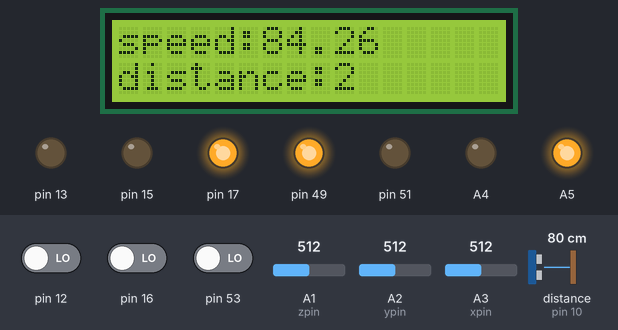
This sketch was run on a simulated Arduino Mega 2560, built with avr-gcc and run on an emulated ATmega2560. Shown: 16×2 character LCD, output pins drawn as LEDs (lit = HIGH). Wiring (inferred from the names in the program): ultrasonic range finder: trigger pin 9; echo pin 10. The inputs (shaded band) are chosen by the test bench; at power-on: pin 16 LOW, A1 (zpin) = 512, pin 12 LOW, pin 53 LOW, A2 (ypin) = 512, A3 (xpin) = 512, distance to the obstacle (sensor on pin 10) 80 cm. The echo pulse lasts 58.3 µs per cm; pins used as bus, display or sensor lines are not drawn; what the sketch prints to the serial monitor is not drawn.

Above: at 1.2 s.
1.3 s: pin 16 driven HIGH
At 1.6 s:
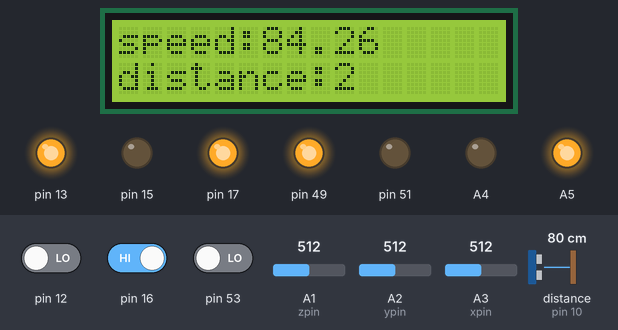
7.4 s: A1 (zpin) set to 111
10.4 s: A1 (zpin) set to 91
11.9 s: pin 16 driven LOW
At 12.3 s:
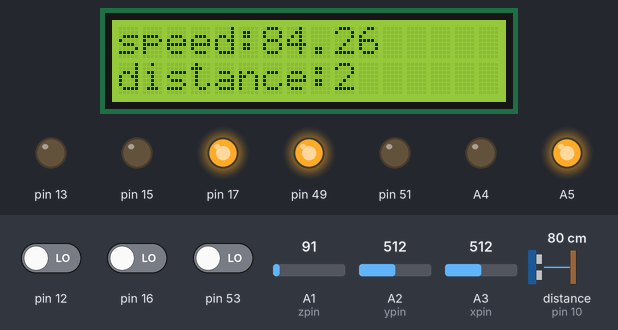
Timing chart, 0 to 14.4 s (numbered marks = the images above; inputs shaded):
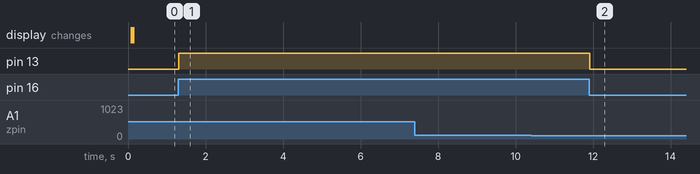

Measured:
- after the input at 1.3 s, pin 13: LOW → HIGH at once
- after the input at 7.4 s, every drawn part: stays the same
- after the input at 10.4 s, every drawn part: stays the same
- after the input at 11.9 s, pin 13: HIGH → LOW at once

The sketch:

smart_cycle.ino
```cpp
//this is code written by Aaabhas Senapati along with Adityaraj Mohta for making the project smart cycle


const int trigPin = 9;
const int echoPin = 10;
const int xpin = A3;                  // x-axis of the accelerometer
const int ypin = A2;                  // y-axis
const int zpin = A1;
long duration;
int distance2;

//obstacle and buzzer and horn based on speed
#include <Wire.h> //Include Wire library
#include <LiquidCrystal_I2C.h>//Include the previous downloaded
//LiquidCrystal_I2C library
LiquidCrystal_I2C lcd(0x27, 16, 2); //Here we are going to define what kind of
//display we are using. In this case it is one with 16 signs and 2 rows.
//const int rs = 12, en = 11, d4 = 5, d5 = 4, d6 = 3, d7 = 2;
//#include <LiquidCrystal.h>
//LiquidCrystal lcd(rs, en, d4, d5, d6, d7);

void setup() {
  // initialize the serial communications:
  Serial.begin(9600);
  pinMode(trigPin, OUTPUT); // Sets the trigPin as an Output
pinMode(echoPin, INPUT); // Sets the echoPin as an Input
  lcd.begin();
  pinMode(53, INPUT);
  pinMode(15, OUTPUT);
  pinMode(16, INPUT);
  //pinMode(12, INPUT);
  pinMode(17, OUTPUT);
  pinMode(A5, OUTPUT);
  pinMode(A4, OUTPUT);
  digitalWrite(A4, LOW);
  digitalWrite(A5, HIGH);

  pinMode(51, OUTPUT);

  pinMode(13, OUTPUT);
  pinMode(49, OUTPUT);
  digitalWrite(49, HIGH);
  digitalWrite(17, HIGH);
  digitalWrite(51, LOW);
  digitalWrite(15, LOW);
  // Provide ground and power by using the analog inputs as normal digital pins.
  // This makes it possible to directly connect the breakout board to the
  // Arduino. If you use the normal 5V and GND pins on the Arduino,
  // you can remove these lines.


}
int c=0;
int b = 0;
int count = 0;
int count3 = 0 ;
int num = 0;
int d=0;
int e = 0;
double timer = 0;
double circumference = 2.2;
double speed_cycle;
void loop() {
  // print the sensor values:
  // Serial.print(analogRead(xpin));
  // print a tab between values:
  //Serial.print("\t");
  //Serial.print(analogRead(ypin));
  // print a tab between values:
  //  Serial.print("\t");
  //Serial.print(analogRead(zpin));
  //Serial.println();*/
  // delay before next reading:
  //delay(2000);
digitalWrite(trigPin, LOW);
delayMicroseconds(2);
// Sets the trigPin on HIGH state for 10 micro seconds
digitalWrite(trigPin, HIGH);
delayMicroseconds(10);
digitalWrite(trigPin, LOW);
// Reads the echoPin, returns the sound wave travel time in microseconds
duration = pulseIn(echoPin, HIGH);
// Calculating the distance
distance2= duration*0.034/2;
// Prints the distance on the Serial Monitor
Serial.print("Distance: ");
Serial.println(distance2);
int aabhas = digitalRead(53);
  Serial.println(aabhas);
  if (aabhas == 1)
  { //count2++;
    num = count3;
  }

  if (digitalRead(12) == HIGH)
  { Serial.println("lock open");

  }

  if (digitalRead(12) == LOW)
  {
    Serial.println("lock close");
  }
  if (digitalRead(16) == HIGH)
  {
    digitalWrite(13, HIGH);
  }
  if (digitalRead(16) == LOW)
  {
    digitalWrite(13, LOW);
  }
  if ((aabhas == 0) && (count3 == num + 1)  )
  {
   // timer = millis()/1000 - b;
 c=millis();
timer = c-b;
    b=c;
    count++;

    //count2 = 0;
  }
  int distance = (circumference) * count;


  if(count/2==0) {

    d = millis();
    }
   if((count/2) ==1)
    {
      e=millis();
      }

  Serial.println(speed_cycle);
  Serial.println(millis() / 1000);


  Serial.println(distance);
  Serial.println(analogRead(xpin));
Serial.println(analogRead(ypin));
Serial.println(analogRead(zpin));

  lcd.setCursor(0, 0); //At the loop part the I²C LCD is programed just like the

lcd.print("speed:");
lcd.print(1000*3.6*(circumference/timer));


  //lcd.print("x=");
  //lcd.print(analogRead(xpin));
 // lcd.print(" y=");
  //lcd.print(analogRead(ypin));

  lcd.setCursor(0, 1); // lcd.setCursor to define sign and row where the text
 lcd.print("distance:");
lcd.print(distance);
  //should start
  //lcd.print("z=");
 // lcd.print(analogRead(zpin));
//  lcd.print(" Gyroscope");

  count3++;
}
```
